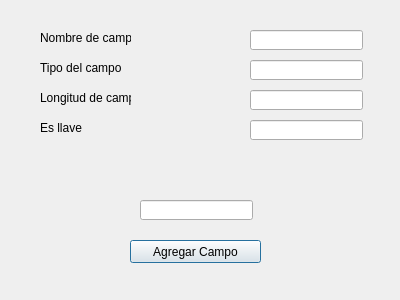
<?xml version="1.0" encoding="UTF-8"?>
<ui version="4.0">
 <class>registros</class>
 <widget class="QDialog" name="registros">
  <property name="geometry">
   <rect>
    <x>0</x>
    <y>0</y>
    <width>400</width>
    <height>300</height>
   </rect>
  </property>
  <property name="windowTitle">
   <string>Dialog</string>
  </property>
  <widget class="QPushButton" name="boton_agregar_campo">
   <property name="geometry">
    <rect>
     <x>130</x>
     <y>240</y>
     <width>131</width>
     <height>23</height>
    </rect>
   </property>
   <property name="text">
    <string>Agregar Campo</string>
   </property>
  </widget>
  <widget class="QLabel" name="nombreCampo">
   <property name="geometry">
    <rect>
     <x>40</x>
     <y>30</y>
     <width>91</width>
     <height>16</height>
    </rect>
   </property>
   <property name="text">
    <string>&lt;html&gt;&lt;head/&gt;&lt;body&gt;&lt;p&gt;Nombre de campo&lt;/p&gt;&lt;/body&gt;&lt;/html&gt;</string>
   </property>
  </widget>
  <widget class="QLineEdit" name="entradaCampo">
   <property name="geometry">
    <rect>
     <x>140</x>
     <y>200</y>
     <width>113</width>
     <height>20</height>
    </rect>
   </property>
  </widget>
  <widget class="QLabel" name="nombreCampo_2">
   <property name="geometry">
    <rect>
     <x>40</x>
     <y>60</y>
     <width>91</width>
     <height>16</height>
    </rect>
   </property>
   <property name="text">
    <string>&lt;html&gt;&lt;head/&gt;&lt;body&gt;&lt;p&gt;Tipo del campo&lt;/p&gt;&lt;/body&gt;&lt;/html&gt;</string>
   </property>
  </widget>
  <widget class="QLabel" name="nombreCampo_3">
   <property name="geometry">
    <rect>
     <x>40</x>
     <y>90</y>
     <width>91</width>
     <height>16</height>
    </rect>
   </property>
   <property name="text">
    <string>&lt;html&gt;&lt;head/&gt;&lt;body&gt;&lt;p&gt;Longitud de campo&lt;/p&gt;&lt;/body&gt;&lt;/html&gt;</string>
   </property>
  </widget>
  <widget class="QLabel" name="nombreCampo_4">
   <property name="geometry">
    <rect>
     <x>40</x>
     <y>120</y>
     <width>91</width>
     <height>16</height>
    </rect>
   </property>
   <property name="text">
    <string>&lt;html&gt;&lt;head/&gt;&lt;body&gt;&lt;p&gt;Es llave&lt;/p&gt;&lt;/body&gt;&lt;/html&gt;</string>
   </property>
  </widget>
  <widget class="QLineEdit" name="DisplayNombre">
   <property name="geometry">
    <rect>
     <x>250</x>
     <y>30</y>
     <width>113</width>
     <height>20</height>
    </rect>
   </property>
   <property name="readOnly">
    <bool>true</bool>
   </property>
  </widget>
  <widget class="QLineEdit" name="DisplayTipo">
   <property name="geometry">
    <rect>
     <x>250</x>
     <y>60</y>
     <width>113</width>
     <height>20</height>
    </rect>
   </property>
   <property name="readOnly">
    <bool>true</bool>
   </property>
  </widget>
  <widget class="QLineEdit" name="DisplayLongitud">
   <property name="geometry">
    <rect>
     <x>250</x>
     <y>90</y>
     <width>113</width>
     <height>20</height>
    </rect>
   </property>
   <property name="readOnly">
    <bool>true</bool>
   </property>
  </widget>
  <widget class="QLineEdit" name="DisplayLLave">
   <property name="geometry">
    <rect>
     <x>250</x>
     <y>120</y>
     <width>113</width>
     <height>20</height>
    </rect>
   </property>
   <property name="readOnly">
    <bool>true</bool>
   </property>
  </widget>
 </widget>
 <resources/>
 <connections/>
</ui>
